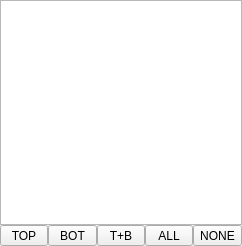
<?xml version="1.0" encoding="UTF-8"?>
<ui version="4.0">
 <class>librepcb::project::editor::BoardLayersDock</class>
 <widget class="QDockWidget" name="librepcb::project::editor::BoardLayersDock">
  <property name="geometry">
   <rect>
    <x>0</x>
    <y>0</y>
    <width>242</width>
    <height>246</height>
   </rect>
  </property>
  <property name="allowedAreas">
   <set>Qt::LeftDockWidgetArea|Qt::RightDockWidgetArea</set>
  </property>
  <property name="windowTitle">
   <string>Layers</string>
  </property>
  <widget class="QWidget" name="dockWidgetContents">
   <layout class="QVBoxLayout" name="verticalLayout">
    <property name="spacing">
     <number>0</number>
    </property>
    <property name="leftMargin">
     <number>0</number>
    </property>
    <property name="topMargin">
     <number>0</number>
    </property>
    <property name="rightMargin">
     <number>0</number>
    </property>
    <property name="bottomMargin">
     <number>0</number>
    </property>
    <item>
     <widget class="QListWidget" name="listWidget"/>
    </item>
    <item>
     <layout class="QHBoxLayout" name="horizontalLayout">
      <item>
       <widget class="QToolButton" name="btnTop">
        <property name="sizePolicy">
         <sizepolicy hsizetype="Minimum" vsizetype="Fixed">
          <horstretch>0</horstretch>
          <verstretch>0</verstretch>
         </sizepolicy>
        </property>
        <property name="text">
         <string>TOP</string>
        </property>
       </widget>
      </item>
      <item>
       <widget class="QToolButton" name="btnBottom">
        <property name="sizePolicy">
         <sizepolicy hsizetype="Minimum" vsizetype="Fixed">
          <horstretch>0</horstretch>
          <verstretch>0</verstretch>
         </sizepolicy>
        </property>
        <property name="text">
         <string>BOT</string>
        </property>
       </widget>
      </item>
      <item>
       <widget class="QToolButton" name="btnTopBottom">
        <property name="sizePolicy">
         <sizepolicy hsizetype="Minimum" vsizetype="Fixed">
          <horstretch>0</horstretch>
          <verstretch>0</verstretch>
         </sizepolicy>
        </property>
        <property name="text">
         <string>T+B</string>
        </property>
       </widget>
      </item>
      <item>
       <widget class="QToolButton" name="btnAll">
        <property name="sizePolicy">
         <sizepolicy hsizetype="Minimum" vsizetype="Fixed">
          <horstretch>0</horstretch>
          <verstretch>0</verstretch>
         </sizepolicy>
        </property>
        <property name="text">
         <string>ALL</string>
        </property>
       </widget>
      </item>
      <item>
       <widget class="QToolButton" name="btnNone">
        <property name="sizePolicy">
         <sizepolicy hsizetype="Minimum" vsizetype="Fixed">
          <horstretch>0</horstretch>
          <verstretch>0</verstretch>
         </sizepolicy>
        </property>
        <property name="text">
         <string>NONE</string>
        </property>
       </widget>
      </item>
     </layout>
    </item>
   </layout>
  </widget>
 </widget>
 <resources/>
 <connections/>
</ui>
